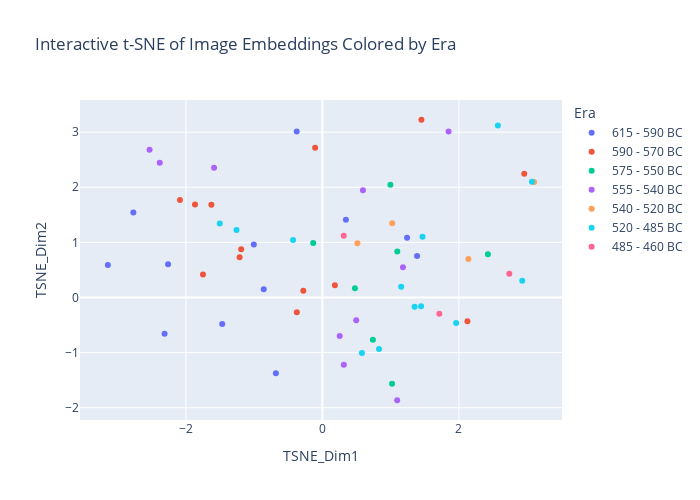

The notebook cell saved with this chart:
### Markdown cell above
#### 4.2 TSNE Visualization

### Code cell
from sklearn.manifold import TSNE
import plotly.express as px

tsne = TSNE(n_components=2, init='pca', method='exact')
tsne_embeddings = tsne.fit_transform(embeddings)

plotly_df = pd.DataFrame({
    'TSNE_Dim1': tsne_embeddings[:, 0],
    'TSNE_Dim2': tsne_embeddings[:, 1],
    'Era': df['era'].tolist(), # Use the 'era' column from your original df
    'Filename': df['filename'].tolist(), # Include the filenames
    'Material': df['material'].tolist() # Include the material column
})

# Plot the t-SNE embeddings colored by Era
fig = px.scatter(
        plotly_df,
        x='TSNE_Dim1',
        y='TSNE_Dim2',
        color='Era',
        hover_data=('Filename',), # Show filename when hovering
        title='Interactive t-SNE of Image Embeddings Colored by Era',
        width=700, height=500
    )

fig.show()

### Figure 1 — Plotly figure (JSON) as saved in the notebook; plotly's stock layout.template omitted (floating-point values rounded to 4 significant figures)
{"data": [{"customdata": [["page188_img01_photo13.jpg"], ["page202_img01_photo3.jpg"], ["page202_img01_photo4.jpg"], ["page205_img01_photo4.jpg"], ["page211_img01_photo12.jpg"], ["page211_img01_photo4.jpg"], ["page212_img01_photo4.jpg"], ["page212_img01_photo8.jpg"], ["page213_img01_photo5.jpg"], ["page213_img01_photo9.jpg"], ["page214_img01_photo14.jpg"], ["page214_img01_photo4.jpg"]], "hovertemplate": "Era=615 - 590 BC<br>TSNE_Dim1=%{x}<br>TSNE_Dim2=%{y}<br>Filename=%{customdata[0]}<extra></extra>", "legendgroup": "615 - 590 BC", "marker": {"color": "#636efa", "symbol": "circle"}, "mode": "markers", "name": "615 - 590 BC", "orientation": "v", "showlegend": true, "type": "scatter", "x": [1.387, 1.24, 0.3446, -3.144, -1.468, -2.313, -1.005, -0.3768, -0.8601, -2.261, -0.682, -2.77], "xaxis": "x", "y": [0.7543, 1.086, 1.409, 0.5897, -0.4814, -0.6567, 0.9626, 3.014, 0.1499, 0.6022, -1.375, 1.544], "yaxis": "y"}, {"customdata": [["page217_img01_photo2.jpg"], ["page222_img01_photo3.jpg"], ["page222_img01_photo7.jpg"], ["page223_img01_photo3.jpg"], ["page223_img01_photo8.jpg"], ["page226_img01_photo2.jpg"], ["page228_img01_photo3.jpg"], ["page228_img01_photo9.jpg"], ["page229_img01_photo5.jpg"], ["page229_img01_photo9.jpg"], ["page230_img01_photo6.jpg"], ["page230_img01_photo8.jpg"], ["page231_img01_photo11.jpg"]], "hovertemplate": "Era=590 - 570 BC<br>TSNE_Dim1=%{x}<br>TSNE_Dim2=%{y}<br>Filename=%{customdata[0]}<extra></extra>", "legendgroup": "590 - 570 BC", "marker": {"color": "#EF553B", "symbol": "circle"}, "mode": "markers", "name": "590 - 570 BC", "orientation": "v", "showlegend": true, "type": "scatter", "x": [1.451, -1.867, -0.3752, 0.1828, 2.125, 2.958, -1.75, -1.628, -1.191, -0.2797, -1.213, -2.088, -0.1071], "xaxis": "x", "y": [3.225, 1.689, -0.2696, 0.2232, -0.4294, 2.244, 0.4172, 1.681, 0.874, 0.1241, 0.7321, 1.767, 2.715], "yaxis": "y"}, {"customdata": [["page232_img01_photo3.jpg"], ["page240_img01_photo4.jpg"], ["page244_img01_photo5.jpg"], ["page250_img01_photo2.jpg"], ["page250_img01_photo8.jpg"], ["page251_img01_photo12.jpg"], ["page352_img01_photo7.jpg"]], "hovertemplate": "Era=575 - 550 BC<br>TSNE_Dim1=%{x}<br>TSNE_Dim2=%{y}<br>Filename=%{customdata[0]}<extra></extra>", "legendgroup": "575 - 550 BC", "marker": {"color": "#00cc96", "symbol": "circle"}, "mode": "markers", "name": "575 - 550 BC", "orientation": "v", "showlegend": true, "type": "scatter", "x": [1.097, 1.02, 2.425, 0.996, -0.1353, 0.7393, 0.4765], "xaxis": "x", "y": [0.8355, -1.566, 0.7826, 2.048, 0.9876, -0.7671, 0.1691], "yaxis": "y"}, {"customdata": [["page252_img01_photo6.jpg"], ["page255_img01_photo12.jpg"], ["page258_img01_photo5.jpg"], ["page262_img01_photo6.jpg"], ["page264_img01_photo3.jpg"], ["page275_img01_photo2.jpg"], ["page276_img01_photo5.jpg"], ["page357_img01_photo12.jpg"], ["page358_img01_photo10.jpg"], ["page358_img01_photo4.jpg"]], "hovertemplate": "Era=555 - 540 BC<br>TSNE_Dim1=%{x}<br>TSNE_Dim2=%{y}<br>Filename=%{customdata[0]}<extra></extra>", "legendgroup": "555 - 540 BC", "marker": {"color": "#ab63fa", "symbol": "circle"}, "mode": "markers", "name": "555 - 540 BC", "orientation": "v", "showlegend": true, "type": "scatter", "x": [1.18, 0.2534, 0.5935, 0.4953, 0.3139, 1.848, -1.588, -2.384, -2.533, 1.095], "xaxis": "x", "y": [0.5466, -0.6972, 1.945, -0.4145, -1.221, 3.01, 2.354, 2.444, 2.681, -1.865], "yaxis": "y"}, {"customdata": [["page284_img01_photo9.jpg"], ["page286_img01_photo3.jpg"], ["page294_img01_photo2.jpg"], ["page297_img01_photo2.jpg"]], "hovertemplate": "Era=540 - 520 BC<br>TSNE_Dim1=%{x}<br>TSNE_Dim2=%{y}<br>Filename=%{customdata[0]}<extra></extra>", "legendgroup": "540 - 520 BC", "marker": {"color": "#FFA15A", "symbol": "circle"}, "mode": "markers", "name": "540 - 520 BC", "orientation": "v", "showlegend": true, "type": "scatter", "x": [0.5127, 2.139, 1.023, 3.103], "xaxis": "x", "y": [0.9841, 0.6995, 1.348, 2.094], "yaxis": "y"}, {"customdata": [["page304_img01_photo5.jpg"], ["page308_img01_photo2.jpg"], ["page310_img01_photo10.jpg"], ["page310_img01_photo5.jpg"], ["page311_img01_photo8.jpg"], ["page312_img01_photo4.jpg"], ["page319_img01_photo3.jpg"], ["page325_img01_photo10.jpg"], ["page325_img01_photo5.jpg"], ["page328_img01_photo3.jpg"], ["page330_img01_photo3.jpg"], ["page333_img01_photo2.jpg"], ["page363_img01_photo4.jpg"]], "hovertemplate": "Era=520 - 485 BC<br>TSNE_Dim1=%{x}<br>TSNE_Dim2=%{y}<br>Filename=%{customdata[0]}<extra></extra>", "legendgroup": "520 - 485 BC", "marker": {"color": "#19d3f3", "symbol": "circle"}, "mode": "markers", "name": "520 - 485 BC", "orientation": "v", "showlegend": true, "type": "scatter", "x": [0.8292, 2.571, -1.259, -0.4298, 1.351, 1.467, 2.928, 1.959, 1.446, 0.5788, 1.155, 3.07, -1.504], "xaxis": "x", "y": [-0.9361, 3.12, 1.222, 1.044, -0.1687, 1.104, 0.3044, -0.4654, -0.1615, -1.006, 0.1956, 2.1, 1.341], "yaxis": "y"}, {"customdata": [["page338_img01_photo3.jpg"], ["page349_img01_photo2.jpg"], ["page365_img01_photo3.jpg"]], "hovertemplate": "Era=485 - 460 BC<br>TSNE_Dim1=%{x}<br>TSNE_Dim2=%{y}<br>Filename=%{customdata[0]}<extra></extra>", "legendgroup": "485 - 460 BC", "marker": {"color": "#FF6692", "symbol": "circle"}, "mode": "markers", "name": "485 - 460 BC", "orientation": "v", "showlegend": true, "type": "scatter", "x": [2.738, 0.3122, 1.713], "xaxis": "x", "y": [0.432, 1.12, -0.2971], "yaxis": "y"}], "layout": {"height": 500, "legend": {"title": {"text": "Era"}, "tracegroupgap": 0}, "title": {"text": "Interactive t-SNE of Image Embeddings Colored by Era"}, "width": 700, "xaxis": {"anchor": "y", "domain": [0, 1], "title": {"text": "TSNE_Dim1"}}, "yaxis": {"anchor": "x", "domain": [0, 1], "title": {"text": "TSNE_Dim2"}}}}
